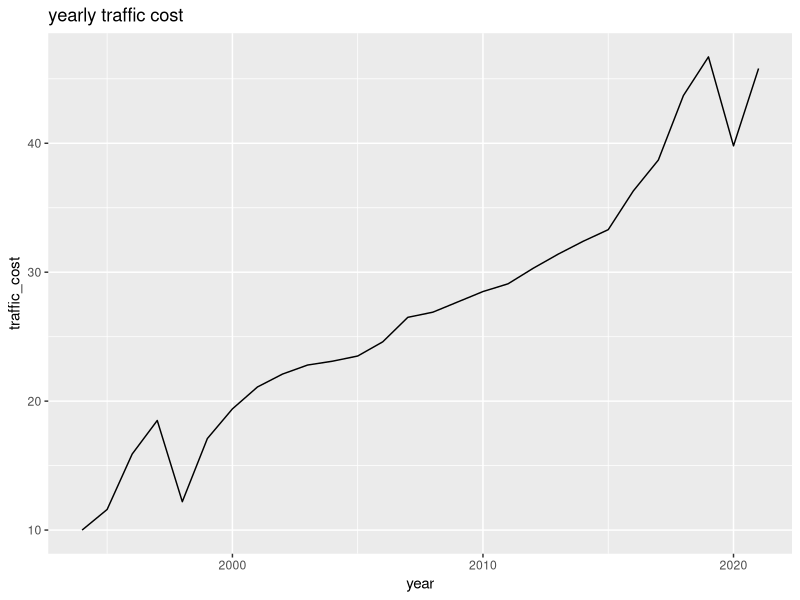
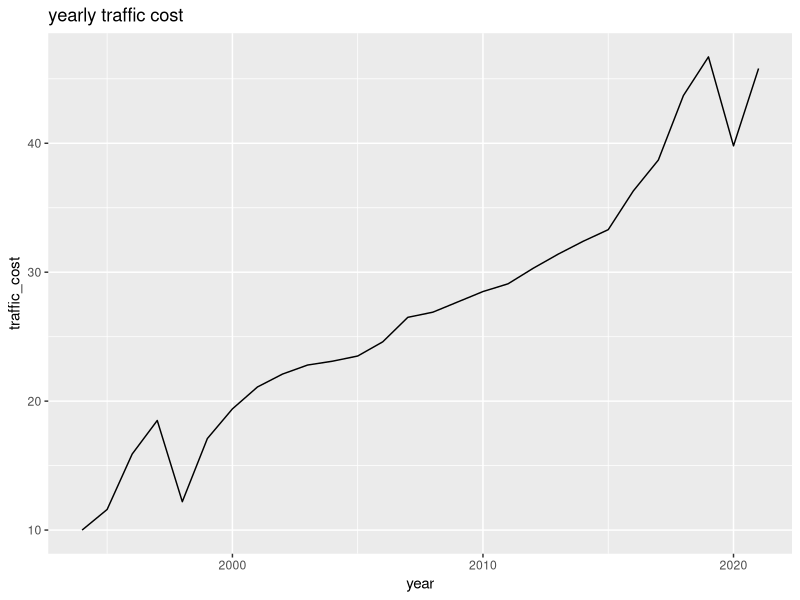

Source code (R) for these figures, in order:
setwd("/Users/danawls/Desktop/*Important*/traffic-deep-learning-research/table-figure/figure/traffic_cost")
origin_data <- read.csv("yearly_data.csv")

library(ggplot2)

p <- ggplot(origin_data, aes(x = Year, y = Traffic_cost)) +
       geom_line(size = 0.5) +
       labs(title = "yearly traffic cost", x = "year", y = "traffic_cost")

p

ggsave("graph.png", plot = p)
